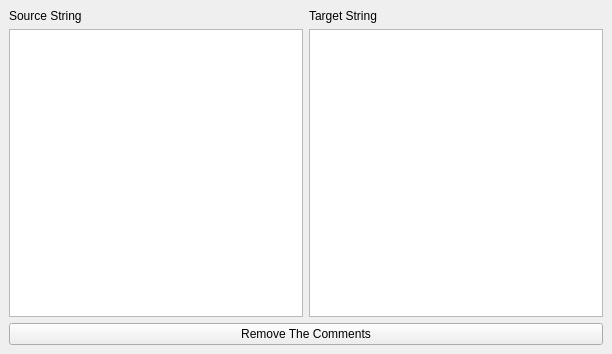
<?xml version="1.0" encoding="UTF-8"?>
<ui version="4.0">
 <class>MainWindow</class>
 <widget class="QMainWindow" name="MainWindow">
  <property name="geometry">
   <rect>
    <x>0</x>
    <y>0</y>
    <width>612</width>
    <height>354</height>
   </rect>
  </property>
  <property name="windowTitle">
   <string>PureJson Example</string>
  </property>
  <widget class="QWidget" name="centralwidget">
   <layout class="QGridLayout" name="gridLayout">
    <item row="1" column="1">
     <widget class="QPlainTextEdit" name="targetTxt"/>
    </item>
    <item row="1" column="0">
     <widget class="QPlainTextEdit" name="sourceTxt"/>
    </item>
    <item row="2" column="0" colspan="2">
     <widget class="QPushButton" name="pushButton">
      <property name="text">
       <string>Remove The Comments</string>
      </property>
     </widget>
    </item>
    <item row="0" column="0">
     <widget class="QLabel" name="label">
      <property name="text">
       <string>Source String</string>
      </property>
     </widget>
    </item>
    <item row="0" column="1">
     <widget class="QLabel" name="label_2">
      <property name="text">
       <string>Target String</string>
      </property>
     </widget>
    </item>
   </layout>
  </widget>
 </widget>
 <resources/>
 <connections/>
</ui>
